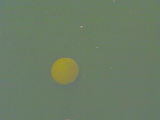
%> input picture Course 5 - Estimation and Learning/Week 1/AssignmentWEEK1/train/001.png, 160 x 120 px
$ octave example_test.m   (GNU Octave 9; MATLAB toolbox functions it lacks are replaced by stand-ins)
%> lines starting %> are read from the running program, lines starting %| are printed output that depends on the picture; in (x1, y1, x2, y2) boxes, pixels count from 0 and x2, y2 are one past the last pixel; in counts of white or black regions, pixels touching at a corner belong together; the program's own positions count from 1
%> further down, I is the input picture: size 120x160x3 uint8; mean R, G, B 107.3, 124.3, 100.5
### Course 5 - Estimation and Learning/Week 1/AssignmentWEEK1/MLE.m
function [mu,sigma] = MLE(samples)
% Computes the Gaussian model parameters mu and sigma
% INPUT
% samples       : N dimensions - sample data
% OUTPUT
% mu, sigma     : Model parameters
samples = double(samples);
[L,D] = size(samples);

% Params
mu = mean(samples);
size(mu);
sigma = zeros(D);
for i = 1:L
    temp = (samples(i,:) - mu);
    sigma = sigma + temp'*temp;
end
sigma = sigma/L;
size(sigma);
%Plot
end

### Course 5 - Estimation and Learning/Week 1/AssignmentWEEK1/detectBall.m
% Robotics: Estimation and Learning
% WEEK 1
%
% Complete this function following the instruction.
function [segI, loc] = detectBall(I)
% function [segI, loc] = detectBall(I)
%
% INPUT
% I       120x160x3 numerial array
%
% OUTPUT
% segI    120x160 numeric array
% loc     1x2 or 2x1 numeric array

%%%%%%%%%%%%%%%%%%%%%%%%%%%%%%%%%%%%%%%%%%
% Hard code your learned model parameters here
%
% mu =
% sig =
% thre =

data = load('sample_data');
Samples = data.Samples;
D = 2;
[mu, sig] = MLE(Samples(:,1:D));
thre = 0.9;
%%%%%%%%%%%%%%%%%%%%%%%%%%%%%%%%%%%%%%%%%%
% Find ball-color pixels using your model
%

HSV = rgb2hsv(I);
%> HSV: size 120x160x3 double; mean H, S, V 0.3, 0.197, 0.488
H = HSV(:,:,1);
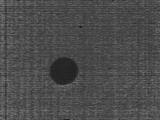
%> H: size 120x160 double; min 0.103, max 0.461, mean 0.3
S = HSV(:,:,2);
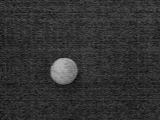
%> S: size 120x160 double; min 0.0407, max 0.711, mean 0.197
V = HSV(:,:,3);
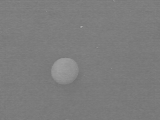
%> V: size 120x160 double; min 0.443, max 0.667, mean 0.488
segI = zeros(size(HSV,1),size(HSV,2));
for i=1:size(HSV,1)
    for j=1:size(HSV,2)
        input = [H(i,j),S(i,j)];
        prob = gaussian(input, mu,sig);
        if prob > thre
            segI(i,j) = 1;
        end
    end
end
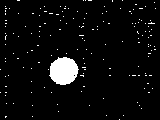
%> segI: size 120x160 double; values 0 (black) and 1 (white), 4.5% white; 165 white regions (164 under 20 px), largest, box (x1, y1, x2, y2) and area: (49, 57, 79, 85) 625
%%%%%%%%%%%%%%%%%%%%%%%%%%%%%%%%%%%%%%%%%%
% Do more processing to segment out the right cluster of pixels.
% You may use the following functions.
%   bwconncomp
%   regionprops
% Please see example_bw.m if you need an example code.

% create new empty binary image
bw_biggest = false(size(segI));

CC = bwconncomp(segI);
%> CC = 165 connected components
numPixels = cellfun(@numel,CC.PixelIdxList);
%> numPixels = 165 values, max 625 at index 54, min 1 at index 1, mean 5.28
[biggest,idx] = max(numPixels);
%> biggest = 625; idx = 54
bw_biggest(CC.PixelIdxList{idx}) = true;
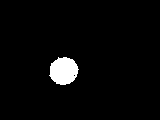
%> bw_biggest: size 120x160 logical; 3.3% white; 1 white region, box (x1, y1, x2, y2) and area: (49, 57, 79, 85) 625
%figure,imshow(bw_biggest);

%%%%%%%%%%%%%%%%%%%%%%%%%%%%%%%%%%%%%%%%%%
% Compute the location of the ball center
%

% segI =
% loc =
%
% Note: In this assigment, the center of the segmented ball area will be considered for grading.
% (You don't need to consider the whole ball shape if the ball is occluded.)

S = regionprops(CC,'Centroid');
%> S = 165 regions; first 5, Centroid: [1 70], [1 93], [6 7], [6.5 9], [6 11.5]
loc = S(idx).Centroid;
%> loc = [64.3 71.53]
%plot(loc(1), loc(2),'r+');


end

### Course 5 - Estimation and Learning/Week 1/AssignmentWEEK1/example_test.m
% Robotics: Estimation and Learning
% WEEK 1
%
% This script is to help run your algorithm and visualize the result from it.
close all

imagepath = './train';
for k=1:19
    % Load image
    I = imread(sprintf('%s/%03d.png',imagepath,k));

    % Implement your own detectBall function
    [segI, loc] = detectBall(I);
%> loc = [64.3 71.53]
    %imshow(I)
    figure, imshow(segI); hold on;
    plot(loc(1), loc(2), '+b','MarkerSize',7);
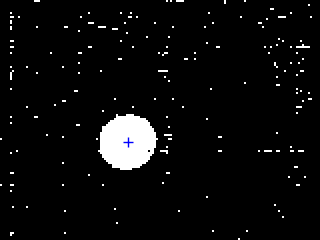
%> figure redrawn from the program's plot data; shown 2 times larger

    disp('Press any key to continue. (Ctrl+c to exit)')
    pause
end
%> pass 2 of the loop `for k=1:19`:
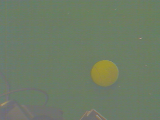
%> input picture Course 5 - Estimation and Learning/Week 1/AssignmentWEEK1/train/002.png, 160 x 120 px
%> I is the input picture: size 120x160x3 uint8; mean R, G, B 109, 123.8, 101.3
%> HSV: size 120x160x3 double; mean H, S, V 0.294, 0.187, 0.487
%> after the loop in detectBall (call 2), `for i=1:size(HSV,1)`:
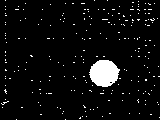
%> segI: size 120x160 double; values 0 (black) and 1 (white), 5.1% white; 224 white regions (223 under 20 px), largest, box (x1, y1, x2, y2) and area: (89, 60, 120, 87) 620
%> CC = 224 connected components
%> numPixels = 224 values, max 620 at index 110, min 1 at index 2, mean 4.33
%> biggest = 620; idx = 110
%> bw_biggest: size 120x160 logical; 3.2% white; 1 white region, box (x1, y1, x2, y2) and area: (89, 60, 120, 87) 620
%> in detectBall (call 2), `S = regionprops(CC,'Centroid');`: S = 224 regions; first 5, Centroid: [5.3 103.4], [3 108], [6.1 91.9], [6 1], [6 7]
%> in detectBall (call 2), `loc = S(idx).Centroid;`: loc = [104.7 73.78]
%> `plot(loc(1), loc(2), '+b','MarkerSize',7);`:
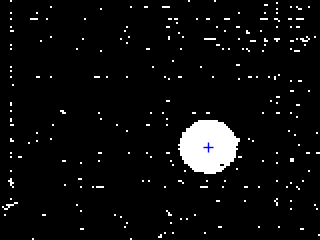
%> figure redrawn from the program's plot data; shown 2 times larger
%> (the run ends here)
